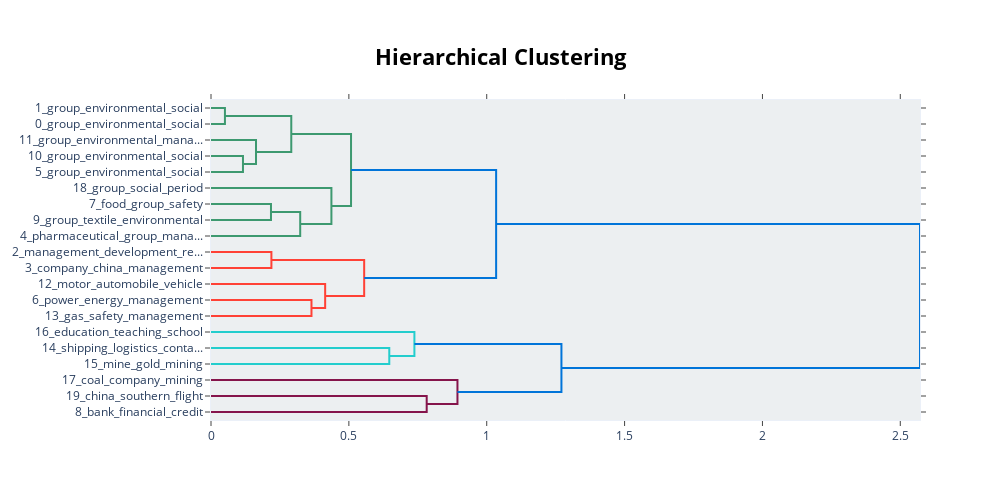

The notebook cell saved with this chart:
### Code cell
topic_model_2.visualize_hierarchy(top_n_topics=20)

### Figure 1 — Plotly figure (JSON) as saved in the notebook; plotly's stock layout.template omitted (floating-point values rounded to 4 significant figures)
{"data": [{"hoverinfo": "text", "marker": {"color": "rgb(61,153,112)"}, "mode": "lines", "type": "scatter", "x": [0, 0.05051, 0.05051, 0], "xaxis": "x", "y": [-5, -5, -15, -15], "yaxis": "y"}, {"hoverinfo": "text", "marker": {"color": "rgb(61,153,112)"}, "mode": "lines", "type": "scatter", "x": [0, 0.116, 0.116, 0], "xaxis": "x", "y": [-35, -35, -45, -45], "yaxis": "y"}, {"hoverinfo": "text", "marker": {"color": "rgb(61,153,112)"}, "mode": "lines", "type": "scatter", "x": [0, 0.1632, 0.1632, 0.116], "xaxis": "x", "y": [-25, -25, -40, -40], "yaxis": "y"}, {"hoverinfo": "text", "marker": {"color": "rgb(61,153,112)"}, "mode": "lines", "type": "scatter", "x": [0.05051, 0.2911, 0.2911, 0.1632], "xaxis": "x", "y": [-10, -10, -32.5, -32.5], "yaxis": "y"}, {"hoverinfo": "text", "marker": {"color": "rgb(61,153,112)"}, "mode": "lines", "type": "scatter", "x": [0, 0.2176, 0.2176, 0], "xaxis": "x", "y": [-65, -65, -75, -75], "yaxis": "y"}, {"hoverinfo": "text", "marker": {"color": "rgb(61,153,112)"}, "mode": "lines", "type": "scatter", "x": [0.2176, 0.3235, 0.3235, 0], "xaxis": "x", "y": [-70, -70, -85, -85], "yaxis": "y"}, {"hoverinfo": "text", "marker": {"color": "rgb(61,153,112)"}, "mode": "lines", "type": "scatter", "x": [0, 0.4367, 0.4367, 0.3235], "xaxis": "x", "y": [-55, -55, -77.5, -77.5], "yaxis": "y"}, {"hoverinfo": "text", "marker": {"color": "rgb(61,153,112)"}, "mode": "lines", "type": "scatter", "x": [0.2911, 0.5079, 0.5079, 0.4367], "xaxis": "x", "y": [-21.25, -21.25, -66.25, -66.25], "yaxis": "y"}, {"hoverinfo": "text", "marker": {"color": "rgb(255,65,54)"}, "mode": "lines", "type": "scatter", "x": [0, 0.2191, 0.2191, 0], "xaxis": "x", "y": [-95, -95, -105, -105], "yaxis": "y"}, {"hoverinfo": "text", "marker": {"color": "rgb(255,65,54)"}, "mode": "lines", "type": "scatter", "x": [0, 0.3644, 0.3644, 0], "xaxis": "x", "y": [-125, -125, -135, -135], "yaxis": "y"}, {"hoverinfo": "text", "marker": {"color": "rgb(255,65,54)"}, "mode": "lines", "type": "scatter", "x": [0, 0.4141, 0.4141, 0.3644], "xaxis": "x", "y": [-115, -115, -130, -130], "yaxis": "y"}, {"hoverinfo": "text", "marker": {"color": "rgb(255,65,54)"}, "mode": "lines", "type": "scatter", "x": [0.2191, 0.5555, 0.5555, 0.4141], "xaxis": "x", "y": [-100, -100, -122.5, -122.5], "yaxis": "y"}, {"hoverinfo": "text", "marker": {"color": "rgb(0,116,217)"}, "mode": "lines", "type": "scatter", "x": [0.5079, 1.034, 1.034, 0.5555], "xaxis": "x", "y": [-43.75, -43.75, -111.2, -111.2], "yaxis": "y"}, {"hoverinfo": "text", "marker": {"color": "rgb(35,205,205)"}, "mode": "lines", "type": "scatter", "x": [0, 0.6466, 0.6466, 0], "xaxis": "x", "y": [-155, -155, -165, -165], "yaxis": "y"}, {"hoverinfo": "text", "marker": {"color": "rgb(35,205,205)"}, "mode": "lines", "type": "scatter", "x": [0, 0.7378, 0.7378, 0.6466], "xaxis": "x", "y": [-145, -145, -160, -160], "yaxis": "y"}, {"hoverinfo": "text", "marker": {"color": "rgb(133,20,75)"}, "mode": "lines", "type": "scatter", "x": [0, 0.7823, 0.7823, 0], "xaxis": "x", "y": [-185, -185, -195, -195], "yaxis": "y"}, {"hoverinfo": "text", "marker": {"color": "rgb(133,20,75)"}, "mode": "lines", "type": "scatter", "x": [0, 0.8939, 0.8939, 0.7823], "xaxis": "x", "y": [-175, -175, -190, -190], "yaxis": "y"}, {"hoverinfo": "text", "marker": {"color": "rgb(0,116,217)"}, "mode": "lines", "type": "scatter", "x": [0.7378, 1.271, 1.271, 0.8939], "xaxis": "x", "y": [-152.5, -152.5, -182.5, -182.5], "yaxis": "y"}, {"hoverinfo": "text", "marker": {"color": "rgb(0,116,217)"}, "mode": "lines", "type": "scatter", "x": [1.034, 2.571, 2.571, 1.271], "xaxis": "x", "y": [-77.5, -77.5, -167.5, -167.5], "yaxis": "y"}], "layout": {"autosize": false, "height": 500, "hoverlabel": {"bgcolor": "white", "font": {"family": "Rockwell", "size": 16}}, "hovermode": "closest", "plot_bgcolor": "#ECEFF1", "showlegend": false, "title": {"font": {"color": "Black", "size": 22}, "text": "<b>Hierarchical Clustering</b>", "x": 0.5, "xanchor": "center", "yanchor": "top"}, "width": 1000, "xaxis": {"mirror": "allticks", "rangemode": "tozero", "showgrid": false, "showline": true, "showticklabels": true, "ticks": "outside", "type": "linear", "zeroline": false}, "yaxis": {"mirror": "allticks", "range": [-200, 0], "rangemode": "tozero", "showgrid": false, "showline": true, "showticklabels": true, "tickmode": "array", "ticks": "outside", "ticktext": ["1_group_environmental_social", "0_group_environmental_social", "11_group_environmental_mana...", "10_group_environmental_social", "5_group_environmental_social", "18_group_social_period", "7_food_group_safety", "9_group_textile_environmental", "4_pharmaceutical_group_mana...", "2_management_development_re...", "3_company_china_management", "12_motor_automobile_vehicle", "6_power_energy_management", "13_gas_safety_management", "16_education_teaching_school", "14_shipping_logistics_conta...", "15_mine_gold_mining", "17_coal_company_mining", "19_china_southern_flight", "8_bank_financial_credit"], "tickvals": [-5, -15, -25, -35, -45, -55, -65, -75, -85, -95, -105, -115, -125, -135, -145, -155, -165, -175, -185, -195], "type": "linear", "zeroline": false}}}
